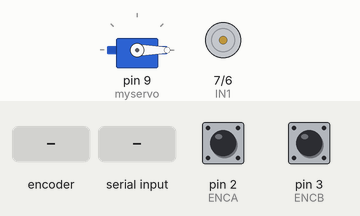
The sketch below on a simulated Arduino Uno, built with avr-gcc and run on an emulated ATmega328P. Parts: servo, motor-driver pin pairs drawn as motors (green arrow = first pin HIGH = forward, orange = second pin HIGH = backward, longer = more drive, scaled by the enable pin). The inputs (shaded band) are chosen by the test bench; at power-on: pin 2 (ENCA) HIGH, pin 3 (ENCB) HIGH.

Above: at 1.2 s.
1.3 s: rotary encoder on pin 2 (ENCA) / pin 3 (ENCB) turned 1 step (first pin leading)
At 1.8 s:
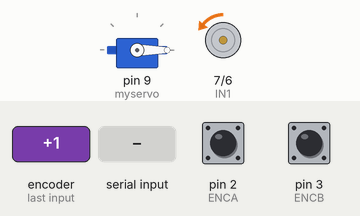
4.5 s: "S90\n" received over Serial
At 5.1 s:
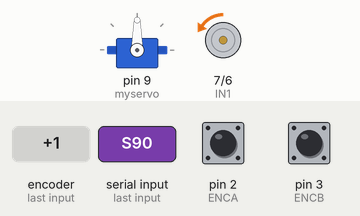
7.5 s: "D90\n" received over Serial
9.4 s: "S,45\n" received over Serial
At 10.2 s:
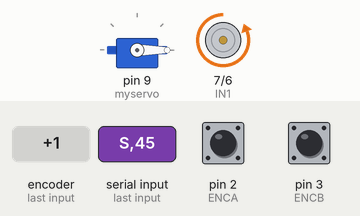
10.9 s: rotary encoder on pin 2 (ENCA) / pin 3 (ENCB) turned 2 steps (second pin leading)
Timing chart, 0 to 13.8 s (numbered marks = the images above; inputs shaded):
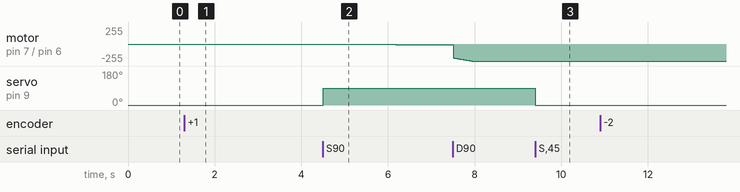

The sketch:

finger1.ino
```cpp
#include <Servo.h>

#define ENCA 2 // YELLOW
#define ENCB 3 // WHITE
#define PWM 5
#define IN2 6
#define IN1 7

Servo myservo;  // create servo object to control a servo

volatile int posi = 0; // specify posi as volatile: https://www.arduino.cc/reference/en/language/variables/variable-scope-qualifiers/volatile/
long prevT = 0;
float eprev = 0;
float eintegral = 0;


const byte numChars = 32;
char receivedChars[numChars];   // an array to store the received data
boolean newData = false;

int servotarget = 0;             // new for this version
int dctarget = 0;             // new for this version


void setup() {

  Serial.begin(115200);
  myservo.attach(9);  // attaches the servo on pin 9 to the servo object

  pinMode(ENCA,INPUT);
  pinMode(ENCB,INPUT);
  attachInterrupt(digitalPinToInterrupt(ENCA),readEncoder,RISING);

  pinMode(PWM,OUTPUT);
  pinMode(IN1,OUTPUT);
  pinMode(IN2,OUTPUT);
}

void loop() {
  recvWithEndMarker();
  showNewNumber();

  myservo.write(servotarget); // tell servo to go to position in variable 'pos'

  // PID constants
  float kp = 2.2;
  float kd = 1.4;
  float ki = 1.2;

  // time difference
  long currT = micros();
  float deltaT = ((float) (currT - prevT))/( 1.0e6 );
  prevT = currT;

  // Read the position
  int pos = 0;
  noInterrupts(); // disable interrupts temporarily while reading
  pos = posi;
  interrupts(); // turn interrupts back on

  // error, derivative, integral
  int e = pos - dctarget;
  float dedt = (e-eprev)/(deltaT);
  eintegral = eintegral + e*deltaT;

  // control signal
  float u = kp*e + kd*dedt + ki*eintegral;

  // motor power
  float pwr = fabs(u);
  if( pwr > 255 ){
    pwr = 255;
  }

  // motor direction
  int dir = 1;
  if(u<0){
    dir = -1;
  }

  // signal the motor
  setMotor(dir,pwr,PWM,IN1,IN2);

  // store previous error
  eprev = e;

  // SerialUSB.print(dctarget);
  // SerialUSB.print(" ");
  // SerialUSB.print(pos);
  // SerialUSB.println();
  // Serial.println(pos);


}

void setMotor(int dir, int pwmVal, int pwm, int in1, int in2){
  analogWrite(pwm,pwmVal);
  if(dir == 1){
    digitalWrite(in1,HIGH);
    digitalWrite(in2,LOW);
  }
  else if(dir == -1){
    digitalWrite(in1,LOW);
    digitalWrite(in2,HIGH);
  }
  else{
    digitalWrite(in1,LOW);
    digitalWrite(in2,LOW);
  }
}

void readEncoder(){
  int b = digitalRead(ENCB);
  if(b > 0){
    posi++;
  }
  else{
    posi--;
  }
}

void recvWithEndMarker() {
    static byte ndx = 0;
    char endMarker = '\n';
    char rc;

    if (Serial.available() > 0) {
        rc = Serial.read();

        if (rc != endMarker) {
            receivedChars[ndx] = rc;
            ndx++;
            if (ndx >= numChars) {
                ndx = numChars - 1;
            }
        }
        else {
            receivedChars[ndx] = '\0'; // terminate the string
            ndx = 0;
            newData = true;
        }
    }
}

void showNewNumber() {
    if (newData == true) {
        if (receivedChars[0] == 'S')
        {
          servotarget = 0;             // new for this version
          char receivedChars_s[sizeof(receivedChars) - 1];
          strcpy(receivedChars_s, receivedChars + 1);
          servotarget = atoi(receivedChars_s);   // new for this version
          newData = false;
        }
        if (receivedChars[0] == 'D')
        {
          dctarget = 0;             // new for this version
          char receivedChars_dc[sizeof(receivedChars) - 1];
          strcpy(receivedChars_dc, receivedChars + 1);
          dctarget = atoi(receivedChars_dc);   // new for this version
          newData = false;
        }
    }
}
```

Measured:
- after the input at 1.3 s, motor on pin 7 (IN1) / pin 6 (IN2): stopped → backward 2/255 after 0.05 s, → backward 3/255 0.67 s later, → backward 4/255 0.83 s later, → backward 5/255 0.83 s later
- after the input at 4.5 s, servo on pin 9 (myservo): 0° → 90° at once
- after the input at 9.4 s, servo on pin 9 (myservo): 90° → 0° at once
